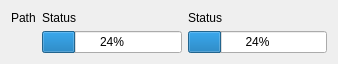
<?xml version="1.0" encoding="UTF-8"?>
<ui version="4.0">
 <class>ProcessProgressWidget</class>
 <widget class="QWidget" name="ProcessProgressWidget">
  <property name="geometry">
   <rect>
    <x>0</x>
    <y>0</y>
    <width>338</width>
    <height>58</height>
   </rect>
  </property>
  <property name="windowTitle">
   <string>Form</string>
  </property>
  <layout class="QGridLayout" name="gridLayout">
   <item row="0" column="0">
    <widget class="QLabel" name="label">
     <property name="text">
      <string>Path</string>
     </property>
    </widget>
   </item>
   <item row="0" column="1">
    <widget class="QLabel" name="label_2">
     <property name="text">
      <string>Status</string>
     </property>
    </widget>
   </item>
   <item row="0" column="2">
    <widget class="QLabel" name="label_3">
     <property name="text">
      <string>Status</string>
     </property>
    </widget>
   </item>
   <item row="1" column="1">
    <widget class="QProgressBar" name="progressBar">
     <property name="value">
      <number>24</number>
     </property>
     <property name="alignment">
      <set>Qt::AlignCenter</set>
     </property>
    </widget>
   </item>
   <item row="1" column="2">
    <widget class="QProgressBar" name="progressBar_2">
     <property name="value">
      <number>24</number>
     </property>
     <property name="alignment">
      <set>Qt::AlignCenter</set>
     </property>
    </widget>
   </item>
  </layout>
 </widget>
 <resources/>
 <connections/>
</ui>
